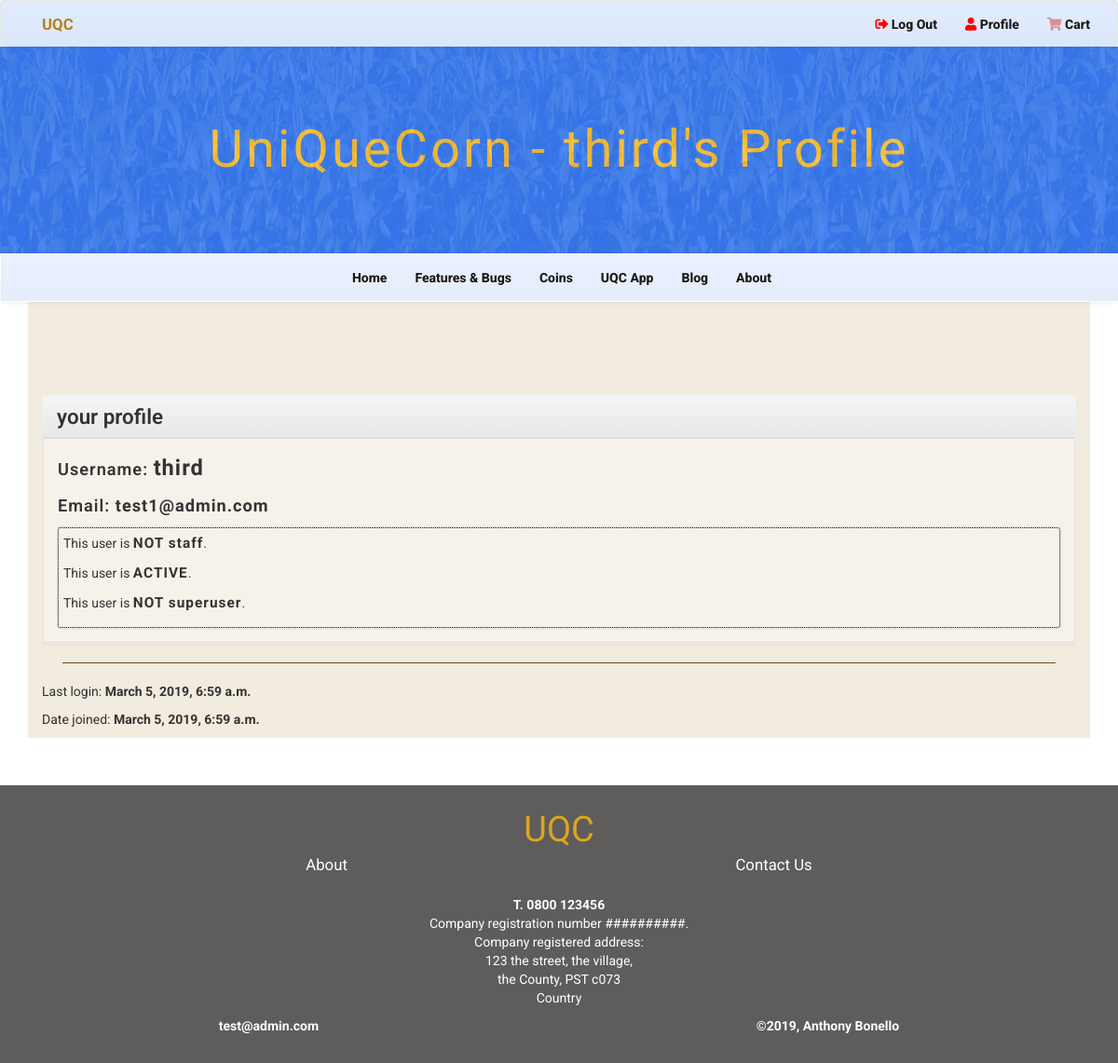
Before: /accounts/profile/ (signed in) with the older database file.
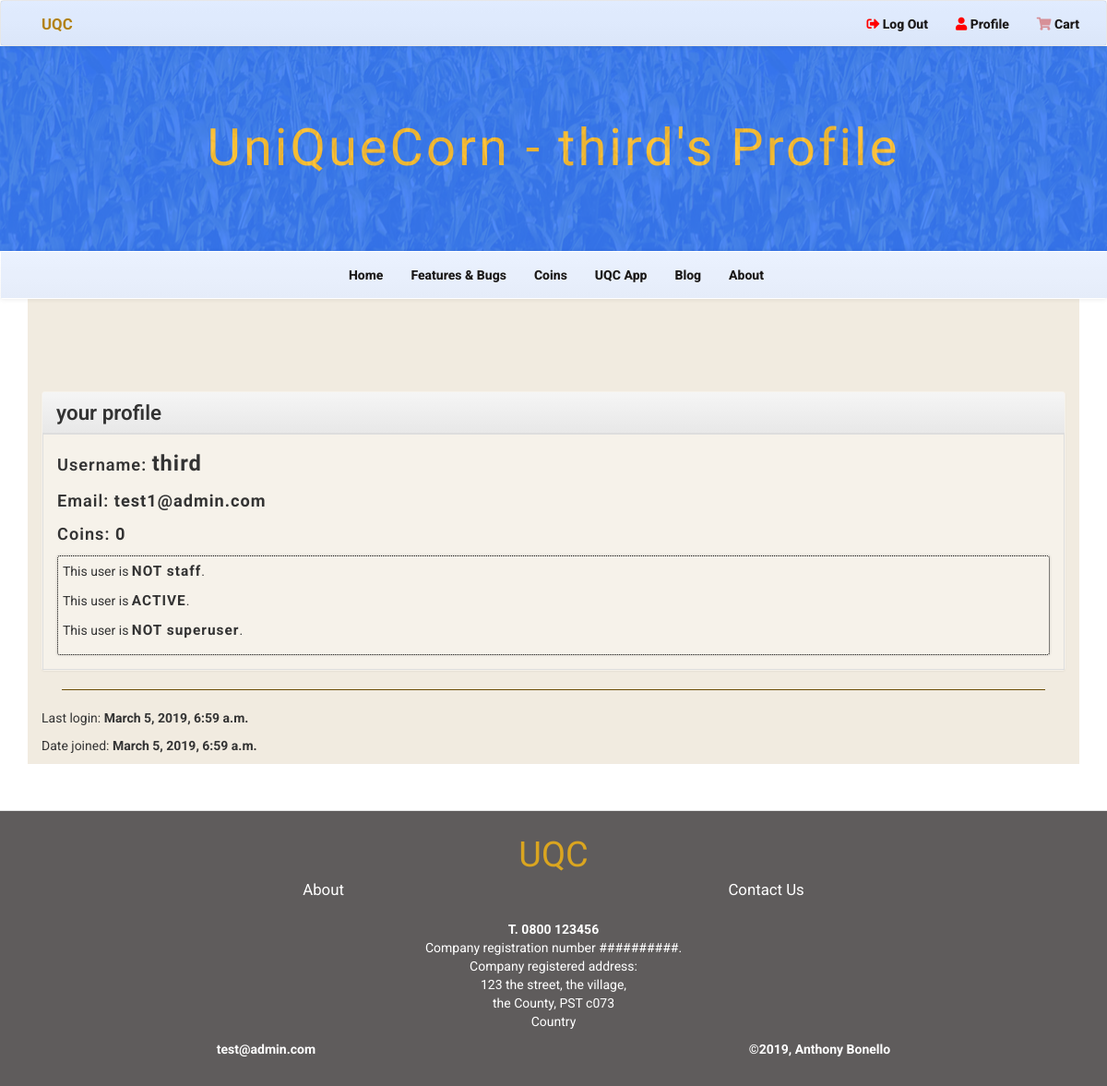
After: the same page with the newer database file.
### accounts/models.py (models this page shows, shortened)
class UserCoins(models.Model):
    user = models.ForeignKey(User, on_delete=models.CASCADE, related_name='relateduser')
    coin_amount = models.PositiveSmallIntegerField(default=0)
    class Meta:
        verbose_name_plural = "User coins"

### accounts/views.py (the view)
def user_profile(request):
    user = User.objects.get(email=request.user.email)
    return render(request, "profile.html", {"profile": user})

### cart/contexts.py (called while the page is built)
def cart_contents(request):
    cart = request.session.get('cart', {})
    cart_items = []
    total = 0
    product_count = 0
    coin_total = 0
    for id, quantity in cart.items():
        product = get_object_or_404(Product, pk=id)
        total += quantity * product.price
        product_count += quantity
        coin_total = quantity * 500
        cart_items.append({'id': id, 'quantity': quantity, 'product': product, 'coin_total': coin_total})
    return {'cart_items': cart_items, 'total': total, 'product_count': product_count, 'coin_total': coin_total}

### accounts/templates/profile.html (shortened to what this page needs)
{% extends 'base.html' %}
{% block showcase %}
<div class="main-title">
    <div class="color-cover"></div>
    <div class="title">
        <h1>UniQueCorn - {{ user }}'s Profile</h1>
    </div>
</div>
{% endblock showcase %}
{% block content %}
<div class="panel panel-default">
    <div class="panel-heading">
        <h3 class="panel-title">your profile</h3>
    </div>
    <div class="panel-body">
        <p class="profile-item">Username: <span>{{ profile.username }}</span></p>
        <p class="profile-item">Email: <span class="small">{{ profile.email }}</span></p>
        {% for coins in profile.relateduser.all %}
        <p class="profile-item">Coins: <span class="small">{{ coins.coin_amount }}</span></p>
        {% endfor %}
        <div class="profile-user-type">
            {% if profile.is_staff %}
            <p>This user is <strong class="profile-user-type_info">STAFF</strong>.</p>
            {% else %}
            <p>This user is <strong class="profile-user-type_info">NOT staff</strong>.</p>
            {% endif %}
            {% if profile.is_active %}
            <p>This user is <strong class="profile-user-type_info">ACTIVE</strong>.</p>
            {% else %}
            <p>This user is <strong class="profile-user-type_info">NOT active</strong>.</p>
            {% endif %}
            {% if profile.is_superuser %}
            <p>This user is <strong class="profile-user-type_info">SUPERUSER</strong>.</p>
            {% else %}
            <p>This user is <strong class="profile-user-type_info">NOT superuser</strong>.</p>
            {% endif %}
        </div>
    </div>
</div>
<hr>
<div class="profile logins">
    <p>Last login: <strong>{{ profile.last_login }}</strong></p>
    <p>Date joined: <strong>{{ profile.date_joined }}</strong></p>
</div>
{% endblock %}

### templates/base.html (shortened to what this page needs)
{% load static from staticfiles %}
<!DOCTYPE html>
<html lang="en">
<head>
    <link rel="stylesheet" href="https://maxcdn.bootstrapcdn.com/bootstrap/3.3.7/css/bootstrap.min.css"
>
    <link rel="stylesheet" href="https://maxcdn.bootstrapcdn.com/bootstrap/3.3.7/css/bootstrap-theme.min.css"
>
    <link rel="stylesheet" href="https://use.fontawesome.com/releases/v5.2.0/css/all.css">
    <link rel="stylesheet" href="{% static 'css/styles.css' %}" type="text/css" >
</head>
<body>
    <nav class="navbar navbar-default top-nav-navbar">
        <div class="nav-background">
            <div class="container">
                <div class="navbar-header top-nav-header">
                    <a class="navbar-brand" href="#">UQC</a>
                </div>
                <div class="" id="no-collapse">
                    <ul class="nav navbar-nav navbar-right">
                        {% if user.is_authenticated %}
                        <li><a href="{% url 'logout' %}"><i class="fa fa-sign-out-alt"></i> Log Out</a></li>
                        <li><a href="{% url 'profile' %}"><i class="fa fa-user"></i> Profile</a></li>
                        {% else %}
                        <li><a href="{% url 'login' %}"><i class="fa fa-sign-in-alt"></i> Login</a></li>
                        <li><a href="{% url 'registration' %}"><i class="fa fa-user-plus"></i> Register</a></li>
                        {% endif %}
                        <li id="cart-link">
                            <a href="{% url 'view_cart' %}">
                                <i {% if product_count < 1 %} class="fa fa-shopping-cart empty-cart" {% else%} class="fa fa-shopping-cart"
                                    {% endif %}>
                                </i>
                                Cart
                            </a>
                        </li>
                    </ul>
                </div>
            </div>
        </div>
    </nav>
    <div class="showcase-outer">
            {% block showcase %}
            {% endblock showcase %}
    </div>
    <nav class="navbar navbar-default navbar-main" id="navbar-main">
        <div class="container-fluid">
            <div class="collapse navbar-collapse navbar-main-collapse" id="collapse-1">
                <ul class="nav navbar-nav navbar-main-ul">
                    {% url 'index' as index %}
                    {% url 'about' as about %}
                    {% url 'blog' as blog %}
                    {% url 'uqc_app' as uqc_app %}
                    {% url 'issues1' as features %}
                    {% url 'products' as coins %}
                    <li {% if request.path == index %}class="active"{% endif %}><a href="{{ index }}">Home
                        </a></li>
                    {% if user.is_authenticated %}
                    <li {% if request.path == features %}class="active"{% endif %}><a href="{{ features }}">Features & Bugs {% if request.path == features %}<span class="sr-only">(current)</span>{% endif %}</a></li>
                    <li {% if request.path == coins %}class="active"{% endif %}><a href="{{ coins }}">Coins {% if request.path == coins %}<span class="sr-only">(current)</span>{% endif %}</a></li>
                    {% endif %}
                    <li {% if request.path == uqc_app %}class="active"{% endif %}><a href="{{ uqc_app }}">UQC App {% if request.path == uqc_app %}<span class="sr-only">(current)</span>{% endif %}</a></li>
                    <li {% if request.path == blog %}class="active"{% endif %}><a href="{{ blog }}">Blog {% if request.path == blog %}<span class="sr-only">(current)</span>{% endif %}</a></li>
                    <li {% if request.path == about %}class="active"{% endif %}><a href="{{ about }}">About {% if request.path == about %}<span class="sr-only">(current)</span>{% endif %}</a></li>
                </ul>
            </div>
        </div>
    </nav>
    <div class="container">
        <div class="main-content-outer col-xs-12">
                {% block content %} {% endblock %}
        </div>
    </div>
        <footer>
            <div class="logo">UQC</div>
            <nav>
                <ul>
                    <li><a href="{% url 'about' %}">About</a></li>
                    <li><a href="#">Contact Us</a></li>
                </ul>
            </nav>
            <div class="info">
                <p>
                    <strong id="tel">
                        T. 0800 123456
                    </strong><br>
                    Company registration number ##########. <br>Company registered
                    address: <br>123 the street, the village, <br>the County, PST c073
                    <br> Country
                </p>
            </div>
            <div class="lowest">
                <div><strong>test@admin.com</strong>
                </div>
                <div><strong>&copy;2019, Anthony Bonello</strong>
                </div>
            </div>
        </footer>
</body>
</html>

### static/css/styles.css (style rules this page uses)
body { font-family: 'Roboto', sans-serif; }
.fa { color: red; }
.empty-cart { color: rgba(200, 50, 50, 0.5) }
.panel-default { border-color: transparent; padding: 0 10px; }
.panel-body { height: 100%; border: 1px solid #ddd; }
footer { margin: 0; margin-top: 30px; padding: 20px 0; border-top: 1px solid #e3e3e3; color: white; }
footer a { color: white; text-decoration: none; font-size: 1.2em; }

Changed rows visible on the page:
added UserCoins: coin_amount "0"
